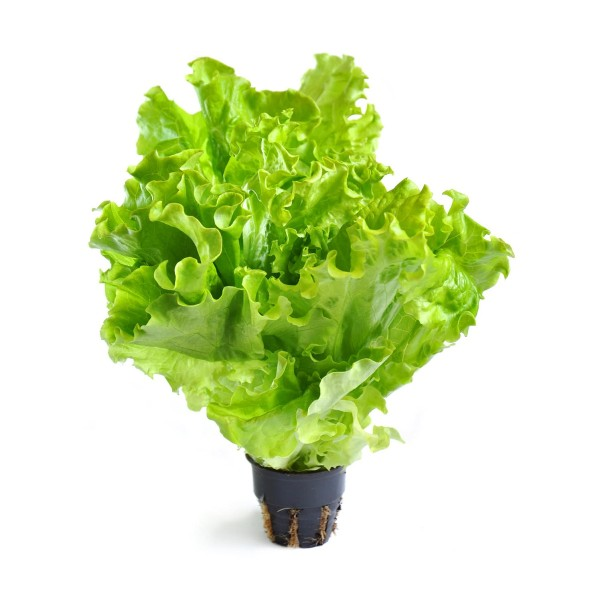
#> input picture greenhouse/test.jpg, 600 x 600 px
$ python tomato_analysis.py
#> lines starting #> are read from the running program, lines starting #| are printed output that depends on the picture; after the words box and inside, x2 and y2 are one past the last pixel; in counts of white or black regions, pixels touching at a corner belong together
# tomato_analysis.py
import cv2
import numpy as np
import matplotlib.pyplot as plt
from sklearn.ensemble import RandomForestRegressor
import joblib
import os
from datetime import datetime


class TomatoAnalyzer:
    def __init__(self):
        self.models_loaded = False
        self.load_ml_models()

    def load_ml_models(self):
        """Load ML models (if available) or create stubs"""
        try:
            self.model_biomass = joblib.load('biomass_model.pkl')
            self.model_height = joblib.load('height_model.pkl')
            self.model_leaf_area = joblib.load('leaf_area_model.pkl')
            self.models_loaded = True
            print("✅ ML models loaded")
        except:
            print("⚠️  ML models not found, using synthetic predictions")
            self.models_loaded = False

    def analyze_tomato_image(self, image_path):
        """Main tomato image analysis"""
        print(f"🔍 Analyzing image: {image_path}")

        # Load and preprocess image
        original_image = cv2.imread(image_path)
        if original_image is None:
            print("❌ Error loading image")
            return None

        # Convert to RGB
        rgb_image = cv2.cvtColor(original_image, cv2.COLOR_BGR2RGB)
        height, width = rgb_image.shape[:2]

        # 1. Green area segmentation
        hsv_image = cv2.cvtColor(rgb_image, cv2.COLOR_RGB2HSV)

        # Green color range for tomatoes
        lower_green = np.array([25, 40, 40])
        upper_green = np.array([95, 255, 255])
        green_mask = cv2.inRange(hsv_image, lower_green, upper_green)

        # Morphological operations to improve mask
        kernel = np.ones((5, 5), np.uint8)
        green_mask = cv2.morphologyEx(green_mask, cv2.MORPH_CLOSE, kernel)
        green_mask = cv2.morphologyEx(green_mask, cv2.MORPH_OPEN, kernel)

        # 2. Calculate morphological features
        features = self.calculate_morphological_features(green_mask, width, height)

        # 3. ML predictions
        predictions = self.make_predictions(features)

        # 4. Visualize results
        self.visualize_results(original_image, rgb_image, green_mask, features, predictions, image_path)

        return features, predictions

    def calculate_morphological_features(self, mask, img_width, img_height):
        """Calculate plant morphological features"""
        # Green pixels area
        green_pixels = np.sum(mask > 0)
        total_pixels = img_width * img_height
        green_ratio = green_pixels / total_pixels

        # Find contours for size measurements
        contours, _ = cv2.findContours(mask, cv2.RETR_EXTERNAL, cv2.CHAIN_APPROX_SIMPLE)

        if contours:
            # Take the largest contour
            main_contour = max(contours, key=cv2.contourArea)

            # Plant height and width
            x, y, w, h = cv2.boundingRect(main_contour)
            plant_height = h
            plant_width = w

            # Approximate leaf count through contour analysis
            leaf_count = self.estimate_leaf_count(contours)

            # Leaf area (in pixels)
            leaf_area = cv2.contourArea(main_contour)
        else:
            plant_height = plant_width = leaf_count = leaf_area = 0

        features = {
            'green_pixel_ratio': green_ratio,
            'plant_height_pixels': plant_height,
            'plant_width_pixels': plant_width,
            'leaf_count_estimate': leaf_count,
            'leaf_area_pixels': leaf_area,
            'image_width': img_width,
            'image_height': img_height
        }

        print("📊 Calculated features:")
        for key, value in features.items():
            print(f"   {key}: {value:.4f}")

        return features

    def estimate_leaf_count(self, contours):
        """Estimate leaf count through contour analysis"""
        if not contours:
            return 0

        # Filter small contours (noise)
        min_contour_area = 100
        filtered_contours = [cnt for cnt in contours if cv2.contourArea(cnt) > min_contour_area]

        # Count significant contours as leaf estimate
        return min(len(filtered_contours), 20)  # Limit to reasonable maximum

    def make_predictions(self, features):
        """Predict growth parameters"""
        # Prepare features for ML models
        feature_vector = [
            features['green_pixel_ratio'],
            features['plant_height_pixels'],
            features['plant_width_pixels'],
            features['leaf_count_estimate'],
            24.5,  # temperature (example)
            65.0,  # humidity (example)
            450.0,  # CO2 (example)
            8000.0  # light intensity (example)
        ]

        if self.models_loaded:
            # Real model predictions
            biomass = self.model_biomass.predict([feature_vector])[0]
            height = self.model_height.predict([feature_vector])[0]
            leaf_area = self.model_leaf_area.predict([feature_vector])[0]
        else:
            # Synthetic predictions based on features
            biomass = features['green_pixel_ratio'] * 100 + features['plant_height_pixels'] * 0.1
            height = features['plant_height_pixels'] * 0.25  # example calibration pixels -> cm
            leaf_area = features['leaf_area_pixels'] * 0.02  # example calibration

        predictions = {
            'biomass_g': max(0, biomass),
            'height_cm': max(0, height),
            'leaf_area_cm2': max(0, leaf_area),
            'growth_stage': self.determine_growth_stage(biomass, height)
        }

        print("🤖 ML predictions:")
        print(f"   Biomass: {predictions['biomass_g']:.1f} g")
        print(f"   Height: {predictions['height_cm']:.1f} cm")
        print(f"   Leaf area: {predictions['leaf_area_cm2']:.1f} cm²")
        print(f"   Growth stage: {predictions['growth_stage']}")

        return predictions

    def determine_growth_stage(self, biomass, height):
        """Determine plant growth stage"""
        if biomass < 20:
            return "Seedling"
        elif biomass < 50:
            return "Vegetative"
        elif biomass < 100:
            return "Flowering"
        else:
            return "Fruiting"

    def visualize_results(self, original, rgb, mask, features, predictions, image_path):
        """Visualize all analysis stages"""
        fig, axes = plt.subplots(2, 3, figsize=(15, 10))
        fig.suptitle('Tomato Plant Analysis using Computer Vision', fontsize=16, fontweight='bold')

        # 1. Original image
        axes[0, 0].imshow(rgb)
        axes[0, 0].set_title('Original Image')
        axes[0, 0].axis('off')

        # 2. HSV representation
        hsv = cv2.cvtColor(original, cv2.COLOR_BGR2HSV)
        axes[0, 1].imshow(hsv)
        axes[0, 1].set_title('HSV Color Space')
        axes[0, 1].axis('off')

        # 3. Green areas mask
        axes[0, 2].imshow(mask, cmap='gray')
        axes[0, 2].set_title(f'Green Segmentation ({features["green_pixel_ratio"] * 100:.1f}%)')
        axes[0, 2].axis('off')

        # 4. Plant contours
        contour_image = rgb.copy()
        contours, _ = cv2.findContours(mask, cv2.RETR_EXTERNAL, cv2.CHAIN_APPROX_SIMPLE)
        cv2.drawContours(contour_image, contours, -1, (255, 0, 0), 2)
        axes[1, 0].imshow(contour_image)
        axes[1, 0].set_title('Plant Contours')
        axes[1, 0].axis('off')

        # 5. Bounding box
        bbox_image = rgb.copy()
        if contours:
            main_contour = max(contours, key=cv2.contourArea)
            x, y, w, h = cv2.boundingRect(main_contour)
            cv2.rectangle(bbox_image, (x, y), (x + w, y + h), (0, 255, 0), 2)
            cv2.putText(bbox_image, f'H: {h}px', (x, y - 10),
                        cv2.FONT_HERSHEY_SIMPLEX, 0.5, (0, 255, 0), 1)
        axes[1, 1].imshow(bbox_image)
        axes[1, 1].set_title('Plant Dimensions')
        axes[1, 1].axis('off')

        # 6. Prediction results
        axes[1, 2].axis('off')
        results_text = f"""ANALYSIS RESULTS:

Biomass: {predictions['biomass_g']:.1f} g
Height: {predictions['height_cm']:.1f} cm
Leaf Area: {predictions['leaf_area_cm2']:.1f} cm²
Growth Stage: {predictions['growth_stage']}

MORPHOLOGICAL FEATURES:
Green Pixels: {features['green_pixel_ratio'] * 100:.1f}%
Height (px): {features['plant_height_pixels']}
Width (px): {features['plant_width_pixels']}
Leaves: {features['leaf_count_estimate']} pcs"""

        axes[1, 2].text(0.1, 0.9, results_text, transform=axes[1, 2].transAxes,
                        fontsize=10, verticalalignment='top', fontfamily='monospace')

        plt.tight_layout()

        # Save results
        filename = os.path.basename(image_path).split('.')[0]
        output_path = f"tomato_analysis_{filename}_{datetime.now().strftime('%H%M%S')}.png"
        plt.savefig(output_path, dpi=300, bbox_inches='tight')
        print(f"💾 Results saved: {output_path}")

        plt.show()


# Usage instructions
def main():
    analyzer = TomatoAnalyzer()

    # Specify path to your tomato image
    image_path = "test.jpg"  # REPLACE WITH YOUR PATH

    if os.path.exists(image_path):
        features, predictions = analyzer.analyze_tomato_image(image_path)
#> in analyze_tomato_image, original_image is the input picture: shape (600, 600, 3); mean B, G, R 185.2, 228.8, 214.5
#> in analyze_tomato_image, `hsv_image = cv2.cvtColor(rgb_image, cv2.COLOR_RGB2HSV)`: hsv_image: shape (600, 600, 3); mean H, S, V 17.6, 64.2, 229.1
#> in analyze_tomato_image, `green_mask = cv2.inRange(hsv_image, lower_green, upper_green)`:
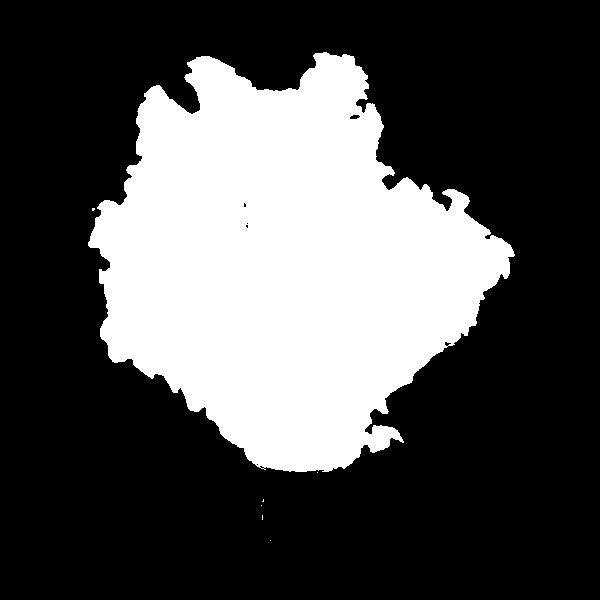
#> green_mask: shape (600, 600); 31.2% white; 7 white regions (6 under 20 px), largest, box (x1, y1, x2, y2) and area: (88, 52, 515, 472) 112191
#> in analyze_tomato_image, `green_mask = cv2.morphologyEx(green_mask, cv2.MORPH_CLOSE, kernel)`:
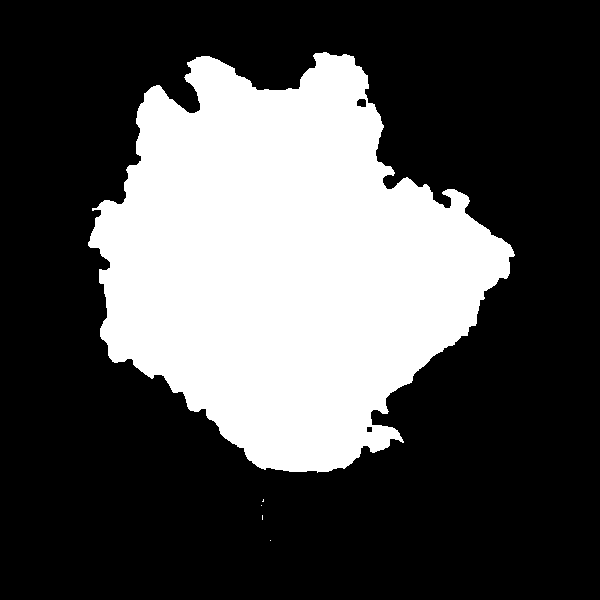
#> green_mask: shape (600, 600); 31.3% white; 5 white regions (4 under 20 px), largest, box (x1, y1, x2, y2) and area: (88, 52, 515, 473) 112541
#> in analyze_tomato_image, `green_mask = cv2.morphologyEx(green_mask, cv2.MORPH_OPEN, kernel)`: green_mask: shape (600, 600); 31.2% white; 1 white region
#> in calculate_morphological_features, `green_pixels = np.sum(mask > 0)`: green_pixels = 112409
#> in calculate_morphological_features, `green_ratio = green_pixels / total_pixels`: green_ratio = 0.312
#> in calculate_morphological_features, `contours, _ = cv2.findContours(mask, cv2.RETR_EXTERNAL, cv2.CHAIN_APPR..`: contours = 1 contour; box (x1, y1, x2, y2) and area: (89, 53, 514, 472) 111610
#> in calculate_morphological_features, `main_contour = max(contours, key=cv2.contourArea)`: main_contour = contour of 725 points, box (x1, y1, x2, y2) (89, 53, 514, 472), area 111610
#> in calculate_morphological_features, `x, y, w, h = cv2.boundingRect(main_contour)`: x = 89; y = 53; w = 425; h = 419
#> in calculate_morphological_features, `plant_width = w`: plant_width = 425
#> in estimate_leaf_count, `filtered_contours = [cnt for cnt in contours if cv2.contourArea(cnt) >..`: filtered_contours has the same summary as contours in calculate_morphological_features
#> in calculate_morphological_features, `leaf_count = self.estimate_leaf_count(contours)`: leaf_count = 1
#> in calculate_morphological_features, `leaf_area = cv2.contourArea(main_contour)`: leaf_area = 111610.5
#> in calculate_morphological_features, `features = { 'green_pixel_ratio': green_ratio, 'plant_height_pixels': ..`: features = {'green_pixel_ratio': 0.312, 'plant_height_pixels': 419, 'plant_width_pixels': 425, 'leaf_count_estimate': 1, 'leaf_area_pixels': 111610.5, 'image_width': 600, 'image_height': 600}
#> the loop in calculate_morphological_features, `for key, value in features.items():` made 7 passes
#> (key, value) on passes 1 to 7: ('green_pixel_ratio', 0.312), ('plant_height_pixels', 419), ('plant_width_pixels', 425), ('leaf_count_estimate', 1), ('leaf_area_pixels', 111610.5), ('image_width', 600), ('image_height', 600)
#|    green_pixel_ratio: 0.3122
#|    plant_height_pixels: 419.0000
#|    plant_width_pixels: 425.0000
#|    leaf_count_estimate: 1.0000
#|    leaf_area_pixels: 111610.5000
#|    image_width: 600.0000
#|    image_height: 600.0000
#> in make_predictions, `feature_vector = [ features['green_pixel_ratio'], features['plant_heig..`: feature_vector = [0.312, 419, 425, 1, 24.5, 65, 450, 8000]
#> in make_predictions, `biomass = features['green_pixel_ratio'] * 100 + features['plant_height..`: biomass = 73.12
#> in make_predictions, `height = features['plant_height_pixels'] * 0.25`: height = 104.8
#> in make_predictions, `leaf_area = features['leaf_area_pixels'] * 0.02`: leaf_area = 2232.2
#> in make_predictions, `predictions = { 'biomass_g': max(0, biomass), 'height_cm': max(0, heig..`: predictions = {'biomass_g': 73.12, 'height_cm': 104.8, 'leaf_area_cm2': 2232.2, 'growth_stage': 'Flowering'}
#|    Biomass: 73.1 g
#|    Height: 104.8 cm
#|    Leaf area: 2232.2 cm²
#|    Growth stage: Flowering
#> in visualize_results, `cv2.drawContours(contour_image, contours, -1, (255, 0, 0), 2)`:
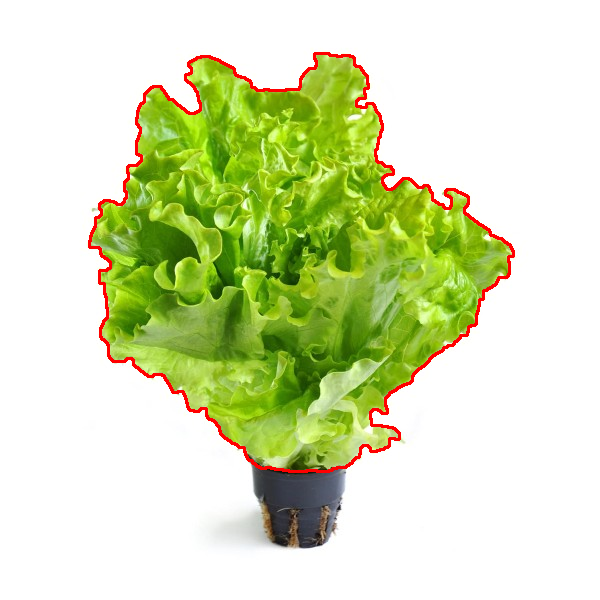
#> contour_image: shape (600, 600, 3); mean R, G, B 215.2, 225.1, 182.4
#> in visualize_results, `x, y, w, h = cv2.boundingRect(main_contour)`: x = 89; y = 53; w = 425; h = 419
#> in visualize_results, `cv2.rectangle(bbox_image, (x, y), (x + w, y + h), (0, 255, 0), 2)`:
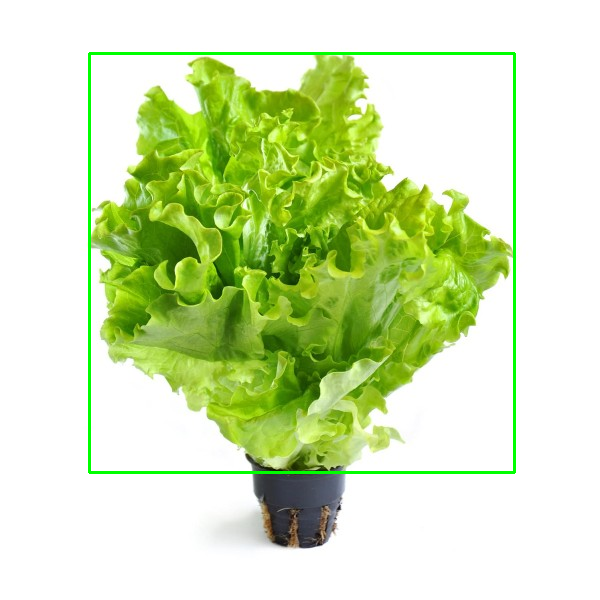
#> bbox_image: shape (600, 600, 3); mean R, G, B 211.1, 229, 181.8
#> in visualize_results, `cv2.putText(bbox_image, f'H: {h}px', (x, y - 10), cv2.FONT_HERSHEY_SIM..`: bbox_image: shape (600, 600, 3); 0.04% of pixels changed, all inside (x1, y1, x2, y2) = (91, 33, 161, 48)

        # Generate report for paper
        print("\n" + "=" * 50)
        print("📑 PAPER REPORT:")
        print("=" * 50)
        print(f"Image: {os.path.basename(image_path)}")
        print(f"Analysis date: {datetime.now().strftime('%Y-%m-%d %H:%M:%S')}")
        print("\nMorphological parameters:")
        print(f"- Green pixel ratio: {features['green_pixel_ratio'] * 100:.2f}%")
#| - Green pixel ratio: 31.22%
        print(f"- Plant height: {features['plant_height_pixels']} px")
#| - Plant height: 419 px
        print(f"- Canopy width: {features['plant_width_pixels']} px")
#| - Canopy width: 425 px
        print(f"- Leaf count: {features['leaf_count_estimate']}")
#| - Leaf count: 1
        print(f"- Leaf area: {features['leaf_area_pixels']:.0f} px²")
#| - Leaf area: 111610 px²

        print("\nML predictions:")
        print(f"- Biomass: {predictions['biomass_g']:.1f} g/plant")
#| - Biomass: 73.1 g/plant
        print(f"- Height: {predictions['height_cm']:.1f} cm")
#| - Height: 104.8 cm
        print(f"- Leaf area: {predictions['leaf_area_cm2']:.1f} cm²")
#| - Leaf area: 2232.2 cm²
        print(f"- Growth stage: {predictions['growth_stage']}")
#| - Growth stage: Flowering

    else:
        print(f"❌ File {image_path} not found!")
        print("📸 Please place tomato photo in program folder and specify correct filename")


if __name__ == "__main__":
    main()
